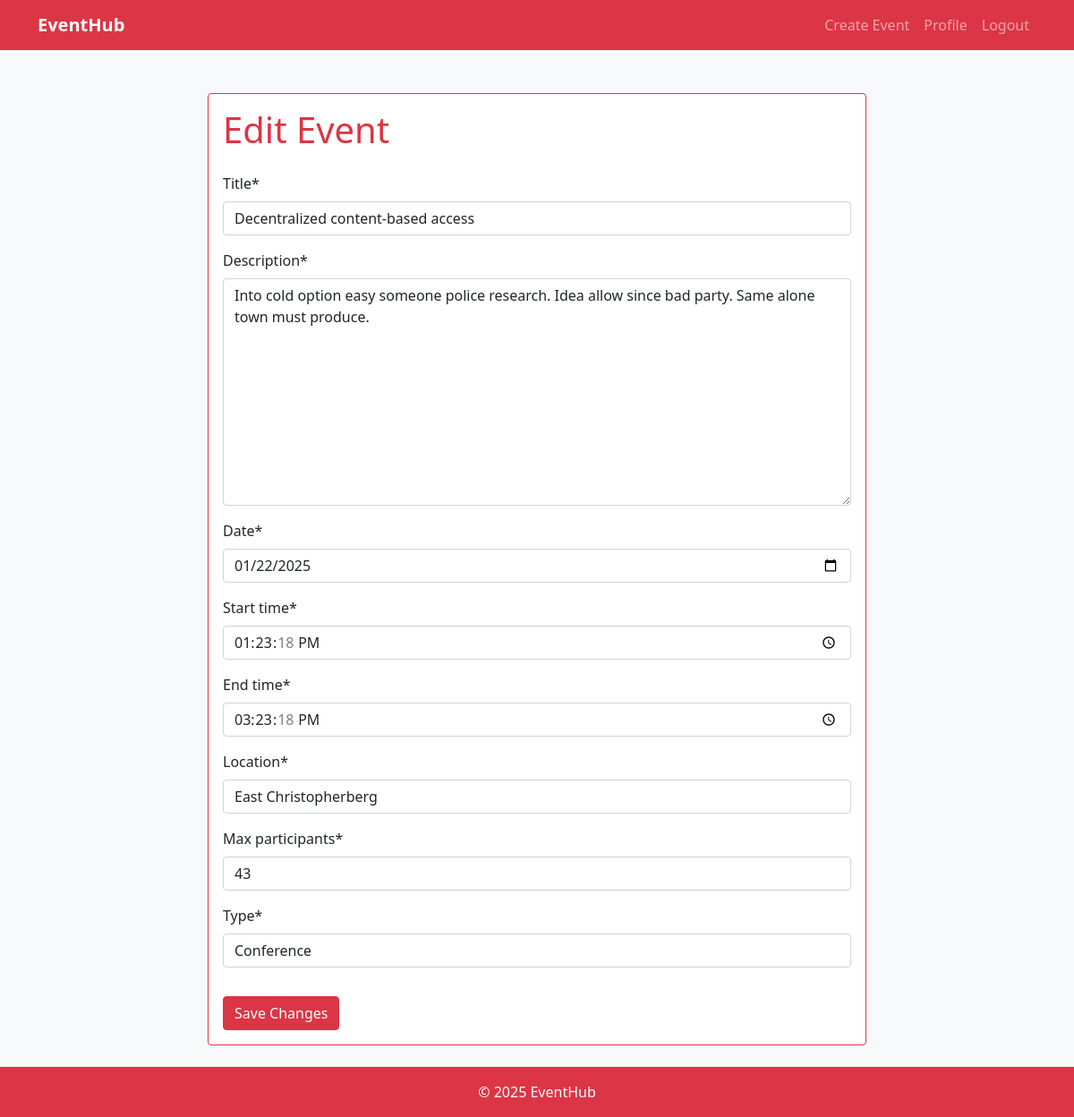
/1/edit/ (signed in), run on the app's committed database.
### events/models.py (models this page shows, shortened)
class Event(models.Model):
    title = models.CharField(max_length=200)
    owner = models.ForeignKey(User, on_delete=models.CASCADE)
    description = models.TextField()
    date = models.DateField()
    start_time = models.TimeField(default='12:00:00')
    end_time = models.TimeField(default='13:00:00')
    location = models.CharField(max_length=200)
    max_participants = models.IntegerField()
    current_participants = models.IntegerField(default=0)
    type = models.CharField(max_length=200)
    created_at = models.DateTimeField(auto_now_add=True)

### events/views.py (the view)
# urls.py: path('<int:event_id>/edit/', views.edit_event, name='edit_event'),
@login_required
def edit_event(request, event_id):
    event = get_object_or_404(Event, id=event_id)
    if request.method == 'POST':
        form = EventForm(request.POST, instance=event)
        if form.is_valid():
            form.save()
            return redirect('events:event_detail', event_id)
        else:
            print(form.errors)
    else:
        form = EventForm(instance=event)
    return render(request, 'events/edit_event.html', {'form': form})

### events/forms.py
class EventForm(forms.ModelForm):
    class Meta:
        model = Event
        fields = ['title', 'description', 'date', 'start_time', 'end_time', 'location', 'max_participants', 'type']
    def __init__(self, *args, **kwargs):
        super().__init__(*args, **kwargs)
        self.fields['date'].widget = forms.DateInput(
            attrs={
                'type': 'date',
                'class': 'form-control',
                'placeholder': 'Select a date',
                'min': date.today().isoformat()
            }
        )
        self.fields['start_time'].widget = forms.TimeInput(
            attrs={
                'type': 'time',
                'class': 'form-control',
                'placeholder': 'Select a time'
            }
        )
        self.fields['end_time'].widget = forms.TimeInput(
            attrs={
                'type': 'time',
                'class': 'form-control',
                'placeholder': 'Select a time'
            }
        )
        for field_name in self.fields:
            if field_name not in ['date', 'start_time']:
                self.fields[field_name].widget.attrs.update({'class': 'form-control'})

### events/templates/events/edit_event.html (shortened to what this page needs)
{% extends 'base.html' %}
{% load crispy_forms_tags %}
{% block content %}
<div class="row justify-content-center">
    <div class="col-md-8">
        <div class="card border-danger">
            <div class="card-body">
                <h1 class="card-title mb-4 text-danger">Edit Event</h1>
                <form method="post">
                    {{ form|crispy }}
                    <button type="submit" class="btn btn-danger mt-3">Save Changes</button>
                </form>
            </div>
        </div>
    </div>
</div>
{% endblock %}

### data on the page
Event: title "Decentralized content-based access", description "Into cold option easy someone police research. Idea allow since bad party. Same alone town must produce.", date "01/22/2025", start_time "13:23:18", end_time "15:23:18", location "East Christopherberg", max_participants "43", type "Conference"
